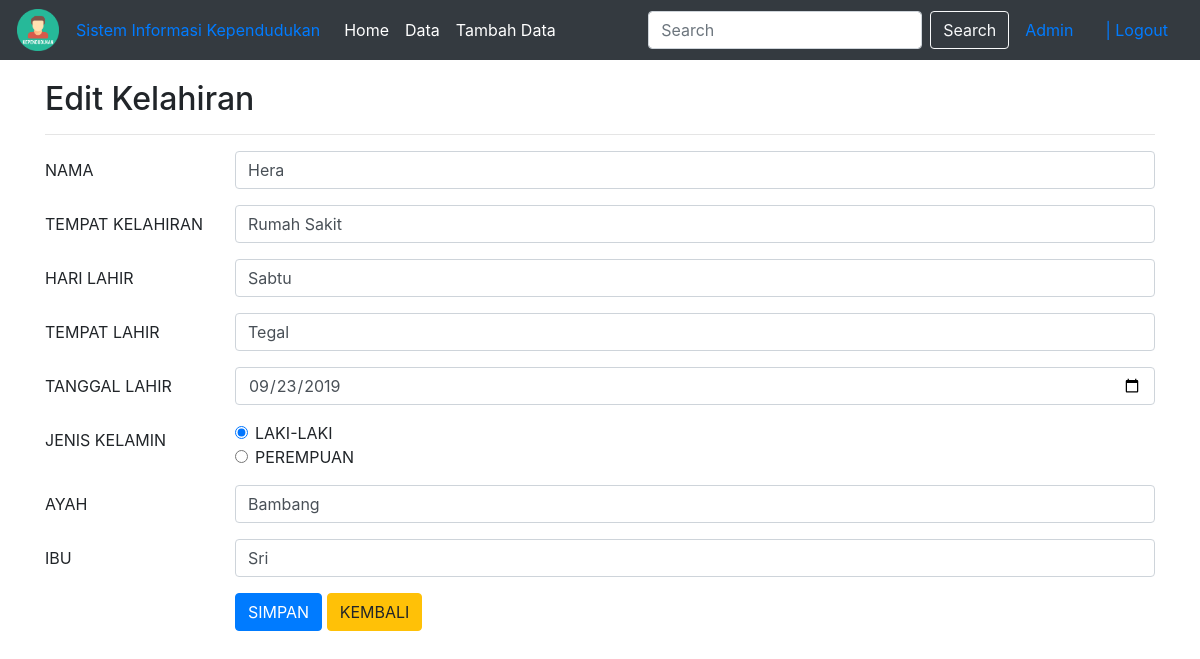
The app's page /admin/edit_kelahiran.php?id=2 with its own data.
### tables this page shows
CREATE TABLE `data_kelahiran` (
  `id` int(11) NOT NULL,
  `nama` varchar(30) NOT NULL,
  `tempat_kelahiran` varchar(12) NOT NULL,
  `hari_lahir` varchar(6) NOT NULL,
  `tempat_lahir` varchar(12) NOT NULL,
  `tanggal_lahir` date NOT NULL,
  `jenis_kelamin` varchar(9) NOT NULL,
  `ayah` varchar(25) NOT NULL,
  `ibu` varchar(25) NOT NULL
);

### admin/edit_kelahiran.php (the view, shortened to what this page needs)
<?php
include('../config.php');
?>
<!DOCTYPE html>
<html>
<head>
	<link rel="stylesheet" href="https://stackpath.bootstrapcdn.com/bootstrap/4.1.3/css/bootstrap.min.css">
</head>
<body>
	<nav class="navbar navbar-expand-md navbar-dark bg-dark">
    <img  alt="Penduduk" src="kependudukan.png" width="42px" style="margin: 1px;padding: 0px color:white;">
    <a href="../main_menu.php" class="nav-item nav-link">Sistem Informasi Kependudukan</a>
    <div class="collapse navbar-collapse" id="navbarCollapse">
        <div class="navbar-nav">
            <a href="index.php" class="nav-item nav-link active">Home</a>
            <a href="data.php" class="nav-item nav-link active">Data</a>
            <a href="tambah_data.php" class="nav-item nav-link active">Tambah Data</a>
        </div>
        <form class="form-inline ml-auto">
            <input type="text" class="form-control mr-sm-2" placeholder="Search">
            <button type="submit" class="btn btn-outline-light">Search</button>
        </form>
        <a href="#" class="nav-item nav-link">Admin</a>
        <a href="form_login.php" class="nav-item nav-link">| Logout</a>
    </div>
</nav>
<div class="container" style="margin-top:20px">
        <b><h2>Edit Kelahiran</h2></b>
        <hr>
        <?php
        if(isset($_GET['id'])){
            $id = $_GET['id'];
            $select = mysqli_query($koneksi, "SELECT * FROM data_kelahiran WHERE id='$id'") or die(mysqli_error($koneksi));
            if(mysqli_num_rows($select) == 0){
                echo '<div class="alert alert-warning">ID tidak ada dalam database.</div>';
                exit();
            }else{
                $data = mysqli_fetch_assoc($select);
            }
        }
        ?>
         <form action="edit_kelahiran.php?id=<?php echo $id; ?>" method="post">
            <div class="form-group row">
                <label class="col-sm-2 col-form-label">NAMA</label>
                <div class="col-sm-10">
                    <input type="text" name="nama" class="form-control" value="<?php echo $data['nama']; ?>" required>
                </div>
            </div>
            <div class="form-group row">
                <label class="col-sm-2 col-form-label">TEMPAT KELAHIRAN</label>
                <div class="col-sm-10">
                    <input type="text" name="tempat_kelahiran" class="form-control" value="<?php echo $data['tempat_kelahiran']; ?>" required>
                </div>
            </div>
            <div class="form-group row">
                <label class="col-sm-2 col-form-label">HARI LAHIR</label>
                <div class="col-sm-10">
                    <input type="text" name="hari_lahir" class="form-control" value="<?php echo $data['hari_lahir']; ?>" required>
                </div>
            </div>
            <div class="form-group row">
                <label class="col-sm-2 col-form-label">TEMPAT LAHIR</label>
                <div class="col-sm-10">
                    <input type="text" name="tempat_lahir" class="form-control" value="<?php echo $data['tempat_lahir']; ?>" required>
                </div>
            </div>
            <div class="form-group row">
                <label class="col-sm-2 col-form-label">TANGGAL LAHIR</label>
                <div class="col-sm-10">
                    <input type="date" name="tanggal_lahir" class="form-control" value="<?php echo $data['tanggal_lahir']; ?>" required>
                </div>
            </div>
            <div class="form-group row">
                <label class="col-sm-2 col-form-label">JENIS KELAMIN</label>
                <div class="col-sm-10">
                    <div class="form-check">
                        <input type="radio" class="form-check-input" name="jenis_kelamin" value="LAKI-LAKI" <?php if($data['jenis_kelamin'] == 'LAKI-LAKI'){ echo 'checked'; } ?> required>
                        <label class="form-check-label">LAKI-LAKI</label>
                    </div>
                    <div class="form-check">
                        <input type="radio" class="form-check-input" name="jenis_kelamin" value="PEREMPUAN" <?php if($data['jenis_kelamin'] == 'PEREMPUAN'){ echo 'checked'; } ?> required>
                        <label class="form-check-label">PEREMPUAN</label>
                    </div>
                </div>
            </div>
             <div class="form-group row">
                <label class="col-sm-2 col-form-label">AYAH</label>
                <div class="col-sm-10">
                    <input type="text" name="ayah" class="form-control" value="<?php echo $data['ayah']; ?>" required>
                </div>
            </div>
            <div class="form-group row">
                <label class="col-sm-2 col-form-label">IBU</label>
                <div class="col-sm-10">
                    <input type="text" name="ibu" class="form-control" value="<?php echo $data['ibu']; ?>" required>
                </div>
            </div>
            <div class="form-group row">
                <label class="col-sm-2 col-form-label">&nbsp;</label>
                <div class="col-sm-10">
                    <input type="submit" name="submit" class="btn btn-primary" value="SIMPAN">
                    <a href="index.php" class="btn btn-warning">KEMBALI</a>
                </div>
            </div>
        </form>
    </div>
</body>
</html>

### records on screen
data_kelahiran: nama "Hera", tempat_kelahiran "Rumah Sakit", hari_lahir "Sabtu", tempat_lahir "Tegal", tanggal_lahir "09/23/2019", jenis_kelamin "☑", ayah "Bambang", ibu "Sri"
